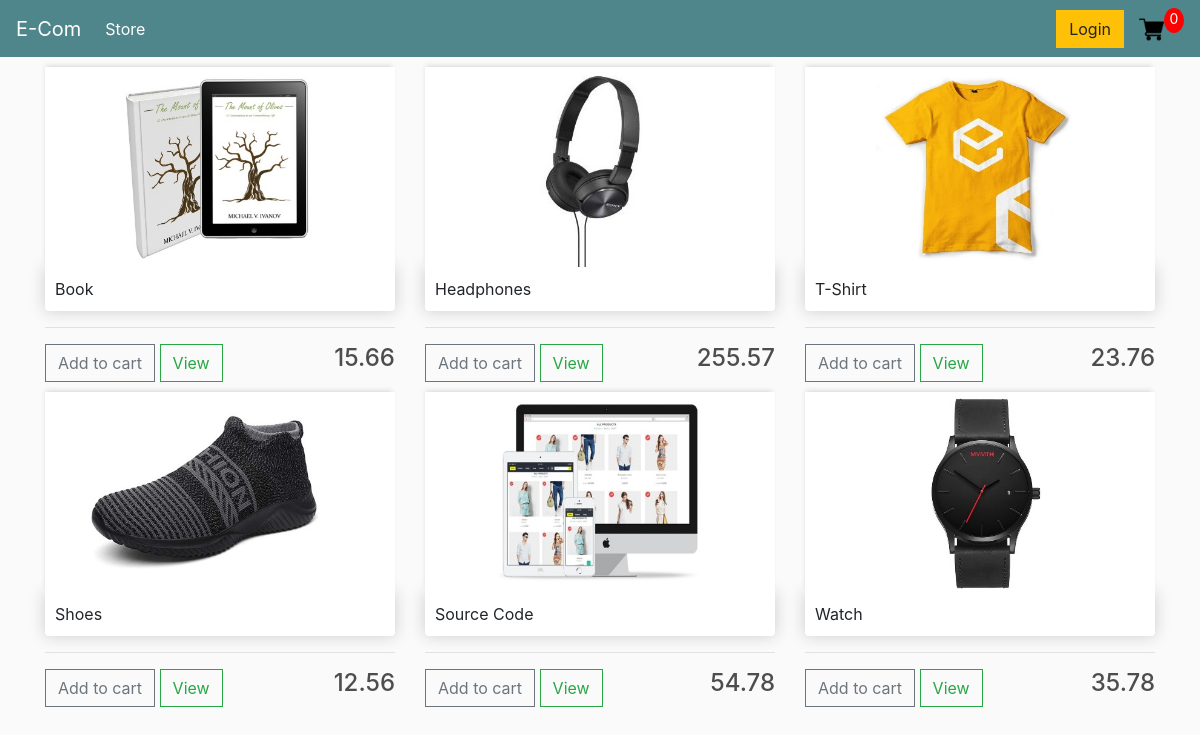
The app's page /, older data.
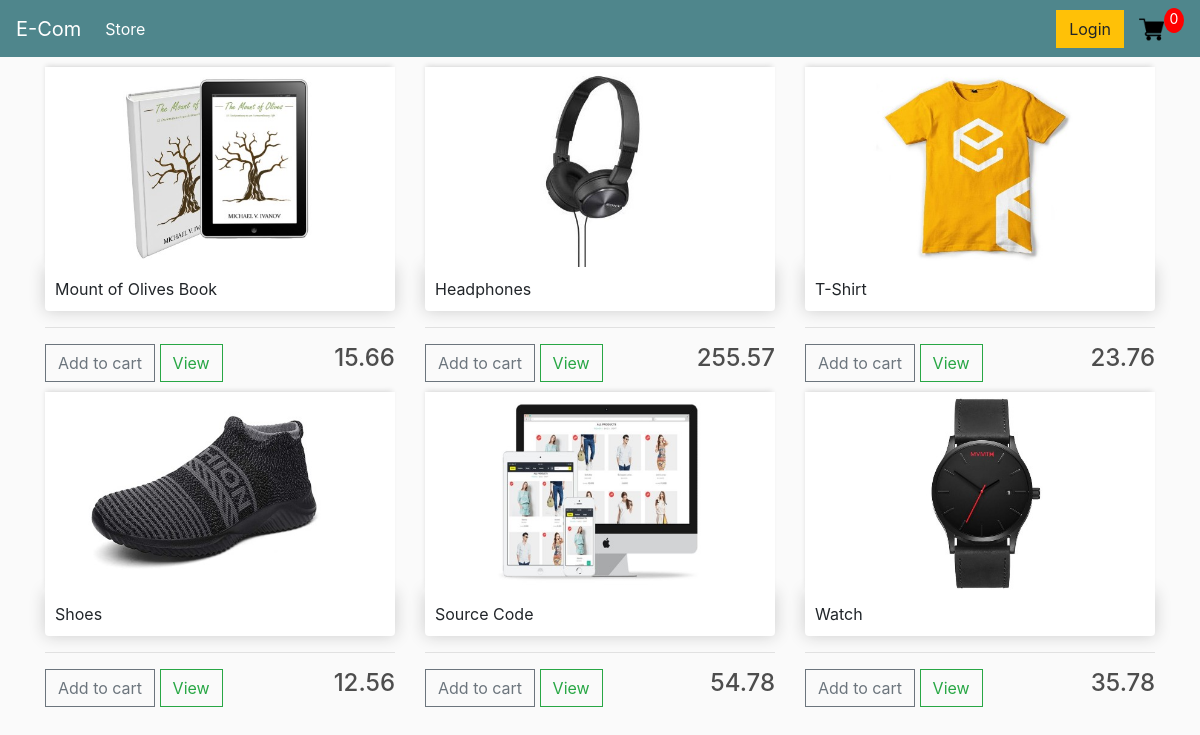
The same page, newer data.
### store/models.py (models this page shows, shortened)
class Product(models.Model):
    name=models.CharField(max_length=200)
    price=models.DecimalField(max_digits=7,decimal_places=2)
    digital=models.BooleanField(default=False,null=True,blank=True) #digital needs not to be shipped
    image=models.ImageField(null=True, blank=True)
    @property
    def imageURL(self):
        try :
            url=self.image.url
        except :
            url="../static/images/nopreview.svg"
        return url

### store/views.py (the view)
# urls.py: path("",views.store,name='store'),
def store(request):
    if request.user.is_authenticated:
        customer=request.user.customer
        order,created=Order.objects.get_or_create(customer=customer,complete=False)
        items=order.orderitem_set.all()
        cartItems=order.get_cart_items
    else:
        items=[]
        order={'get_cart_items':0, 'get_cart_total':0}
        cartItems=order['get_cart_items']
    products=Product.objects.all()
    context={'products':products,'cartItems':cartItems,'shipping': False}
    return render(request,"store/store.html",context)

### store/templates/store/store.html
{% extends 'store/main.html' %}
{% load static %}
{% block content %}
<div class="row">
    {% for product in products %}
    <div class="col-lg-4">
        <img class='thumbnail' src={{product.imageURL}} alt="">
        <div class="box-element product">{{product.name}}</div>
        <hr>
        <button data-product={{product.id}} data-action="add" class="btn btn-outline-secondary add-button update-cart">Add to cart</button>
        <a href="#" class="btn btn-outline-success">View</a>
        <h4 style="display: inline-block;float: right;">{{product.price | floatformat:2}}</h4>
    </div>
    {% endfor %}
</div>
{% endblock content %}

### store/templates/store/main.html (shortened to what this page needs)
{% load static %}
<!DOCTYPE html>
<html lang="en">
<head>
    <link rel="stylesheet" href="https://stackpath.bootstrapcdn.com/bootstrap/4.5.2/css/bootstrap.min.css">
    <link rel="stylesheet" href="{% static 'css/main.css' %}">
</head>
<body>
    <nav class="navbar navbar-expand-lg navbar-dark bg-dark">
        <a class="navbar-brand" href="{% url 'store' %}">E-Com</a>
        <div class="collapse navbar-collapse" id="navbarSupportedContent">
          <ul class="navbar-nav mr-auto">
            <li class="nav-item active">
              <a class="nav-link" href="{% url 'store' %}">Store <span class="sr-only">(current)</span></a>
            </li>
          </ul>
          <div class="form-inline my-2 my-lg-0">
           <a href="#" class="btn btn-warning">Login</a>
            <a href="{% url 'cart' %}">
                <img id='cart-icon'src="{% static 'images/shopping-cart.png' %}" alt="">
            </a>
            <p id="cart-total">{{cartItems}}</p>
          </div>
        </div>
      </nav>
    <div class="container">
        {% block content %}{% endblock %}
    </div>
</body>
</html>

### static/css/main.css (style rules this page uses)
body { background-color: hsl(0, 0%, 98%); }
h1,h2,h3,h4,h5,h6 { color:hsl(0, 0%, 30%); }
.box-element { box-shadow:hsl(0, 0%, 80%) 0 0 16px; background-color: #fff; border-radius: 4px; padding: 10px; }
.thumbnail { width: 100%; height: 200px; -webkit-box-shadow: -1px -3px 5px -2px rgba(214,214,214,1); -moz-box-shadow: -1px -3px 5px -2px rgba(214,214,214,1); box-shadow: -1px -3px 5px -2px rgba(214,214,214,1); }
.product { border-radius: 0 0 4px 4px; }
.bg-dark { background-color: #4f868c!important; }
#cart-icon { width:25px; display: inline-block; margin-left: 15px; }
#cart-total { display: block; text-align: center; color:#fff; background-color: red; width: 20px; height: 25px; border-radius: 50%; font-size: 14px; }
.col-lg-4, .col-lg-6, .col-lg-8, .col-lg-12 { margin-top: 10px; }
.btn { border-radius: 0; }

Row changes from the older to the newer data that the page shows:
changed Product: name "Book" → "Mount of Olives Book"
